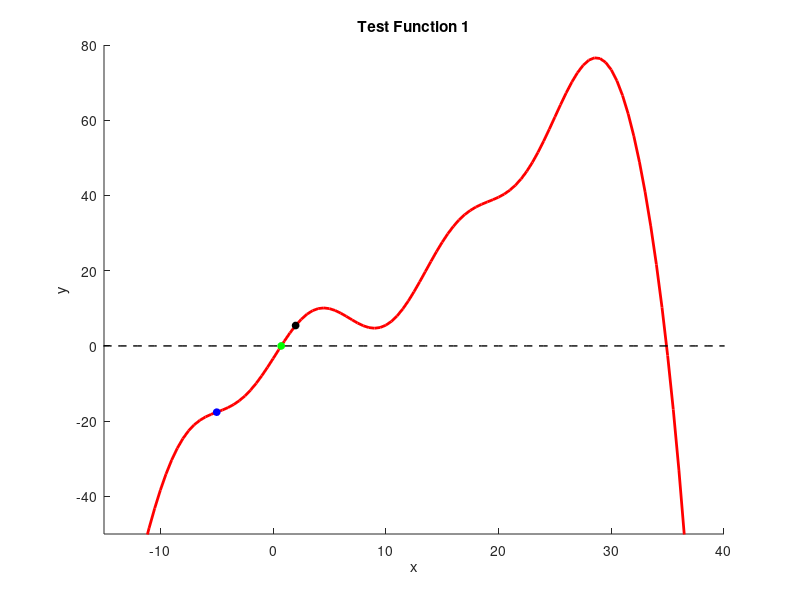

Here is the MATLAB script that generated this plot:
%template for testing your basic root finding implementations
function basic_solver_with_tests_template()
    xvals = linspace(-50,50,201);
    [yvals,~] = test_func01(xvals);

    hold on
    axis([-15,40,-50,80]);
    plot(xvals,yvals,'r','linewidth',2);
    plot(xvals,0*xvals,'k--','linewidth',1);
    xlabel('x'); ylabel('y'); title('Test Function 1');

    % %Newton's method example test
    % x0_guess = 2;
    % plot(x0_guess,test_func01(x0_guess),'bo','markerfacecolor','b','markersize',5);
    % 
    % x_sol = newton_solver(@test_func01,x0_guess);
    % plot(x_sol,test_func01(x_sol),'go','markerfacecolor','g','markersize',5);
    

    %Secant method example test
    x0_guess = -5;
    x1_guess = 2;
    plot(x0_guess,test_func01(x0_guess),'bo','markerfacecolor','b','markersize',5);
    plot(x1_guess,test_func01(x1_guess),'ko','markerfacecolor','k','markersize',5);
     
    x_sol = secant_solver(@test_func01,x0_guess,x1_guess);
    plot(x_sol,test_func01(x_sol),'go','markerfacecolor','g','markersize',5);

    
    %Bisection method example test
    %x_left = -5;
    %x_right = 2;
    %plot(x_left,test_func01(x_left),'bo','markerfacecolor','b','markersize',5);
    %plot(x_right,test_func01(x_right),'ko','markerfacecolor','k','markersize',5);
     
    %x_sol = bisection_solver(@test_func01,x_left,x_right);
    %plot(x_sol,test_func01(x_sol),'go','markerfacecolor','g','markersize',5);
end


%Definition of the test function and its derivative (as a single function):
%This definition uses the function keyword
%when passing this function as an argument to a solver,
%you'll need to use the handle operator
%ex. solver(@test_func01,x_guess)
function [fval,dfdx] = test_func01(x)
    fval = (x.^3)/100 - (x.^2)/8 + 2*x + 6*sin(x/2+6) -.7 - exp(x/6);
    dfdx = 3*(x.^2)/100 - 2*x/8 + 2 +(6/2)*cos(x/2+6) - exp(x/6)/6;
end


function x = bisection_solver(fun,x_left,x_right)
x = (x_left+x_right)/2; 
while abs(test_func01(x))>10^-14
if test_func01(x)>0    
x_right=x;
x = (x_left+x_right)/2; 
elseif test_func01(x)<0
x_left=x;
x = (x_left+x_right)/2; 
else

end
end
x
end

%Note that fun(x) should output [f,dfdx], where dfdx is the derivative of f
function x = newton_solver(fun,x0)
    x = x0+1; %this is just dummy code. replace this with your code
end

function x = secant_solver(fun,x0, x1)
    x = x1-(test_func01(x1)/((test_func01(x1)-test_func01(x0))/(x1-x0)));
    while abs(test_func01(x))>10^-14
        x0=x1;
        x1=x;
        x = x1-(test_func01(x1)/((test_func01(x1)-test_func01(x0))/(x1-x0)));
    end
    x
end
